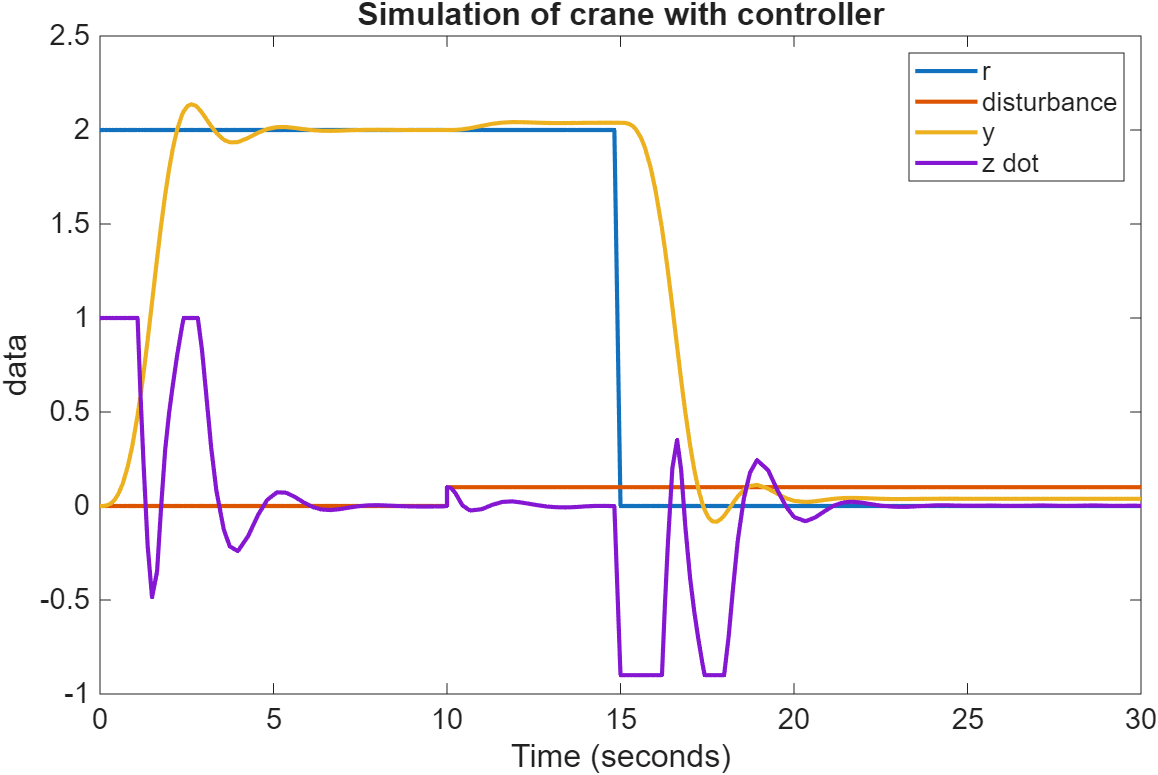
#> input picture src/figures/gantry/reference-scaling.png, 1158 x 775 px; its folder holds 2 pictures in this run
$ python digitize-gantry-pulse.py
#> lines starting #> are read from the running program, lines starting #| are printed output that depends on the picture; after the words box and inside, x2 and y2 are one past the last pixel; in counts of white or black regions, pixels touching at a corner belong together
"""
scripts/digitize-gantry-pulse.py
Gantry Pulse Figures

Author: Edward Silva
Creation Date: 09 November, 2026
Last Update: 10 November, 2026

Rebuilds the two pulse-response plots from the Part 2 gantry crane report as SVG files, so the
dark-theme copies can be written like every other plot under src/figures. The report left these
two as PNG screenshots of a MATLAB figure, and the Simulink models behind them cannot run here, so
this script reads each curve back out of the PNG by its MATLAB line color and redraws it. The axes
limits are the ones MATLAB printed on the frame: 0 to 30 s and -1 to 2.5. Each curve is read once
per pixel column, so the data is only as fine as the source image. The script runs only with the
original report images (reference-scaling.png and augmented.png), which are not in this repo, and
the committed SVGs are its output.

File Structure:
- C_SERIES: the four MATLAB default colors and the legend label each one carries
- find_frame: the pixel box of the axes
- digitize: one series, as time and value pairs
- hold_across_gaps: keeps a hidden flat line flat
- write_svg: the plot in the same style as the report's other SVG exports
- main: reads the two PNGs and writes the two SVGs

Where this file is used within the repository:
- Writes src/figures/gantry/reference-scaling.svg and src/figures/gantry/augmented.svg
- npm run figures then writes the dark copies of both

Usage:
$ `python3 -I scripts/digitize-gantry-pulse.py` : Rewrites the two SVGs from the PNGs in the same folder

Copyright (c) 2026 Edward Silva. All rights reserved.
"""

from pathlib import Path

import numpy as np
from PIL import Image

C_ROOT = Path(__file__).resolve().parent.parent
C_FIGURE_DIR = C_ROOT / "src" / "figures" / "gantry"
C_X_RANGE = (0.0, 30.0)
C_Y_RANGE = (-1.0, 2.5)
C_X_TICKS = [0, 5, 10, 15, 20, 25, 30]
C_Y_TICKS = [-1, -0.5, 0, 0.5, 1, 1.5, 2, 2.5]
# The line colors as the report's PNG has them, in the order its legend lists them. Three are
# MATLAB's defaults and the fourth is the purple the export wrote.
C_SERIES = [
    ("r", (0, 114, 189)),
    ("disturbance", (217, 83, 25)),
    ("y", (237, 177, 32)),
    ("z dot", (133, 22, 209)),
]
C_COLOR_TOLERANCE = 60
# The legend box inside the axes, in source pixels, so its color swatches are not read as data.
C_LEGEND_BOX = (905, 1127, 50, 184)
C_WIDTH = 1158
C_HEIGHT = 775


def find_frame(image):
    """
    @brief Finds the axes box, the gray rectangle MATLAB draws around the plot
    @param image RGB pixels as an integer array
    @return left, right, top, bottom pixel edges of the box
    @details The frame is the only long gray line in each direction, so the two columns and two
    rows with the most gray pixels are its edges.
    """
    gray = (
        (np.abs(image[:, :, 0] - image[:, :, 1]) < 12)
        & (np.abs(image[:, :, 1] - image[:, :, 2]) < 12)
        & (image.sum(axis=2) < 450)
    )
    columns = np.argsort(gray.sum(axis=0))[-4:]
    rows = np.argsort(gray.sum(axis=1))[-4:]

    return (
        float(columns.min()) + 0.5,
        float(columns.max()) - 0.5,
        float(rows.min()) + 0.5,
        float(rows.max()) - 0.5,
    )


def digitize(image, color, frame):
    """
    @brief Reads one curve out of the image by color
    @param image RGB pixels as an integer array
    @param color The line's RGB color
    @param frame The axes box from find_frame
    @return Time and value pairs, one per pixel column where the color appears
    @details A column may hold the line more than once where it rises steeply, so the pixel
    rows are split into runs and each run becomes its own point, in the order the line travels.
    """
    left, right, top, bottom = frame
    distance = np.abs(image - np.array(color)).sum(axis=2)
    hit = distance < C_COLOR_TOLERANCE
    box_left, box_right, box_top, box_bottom = C_LEGEND_BOX
    hit[box_top:box_bottom, box_left:box_right] = False
    points = []
    previous = None

    for column in range(int(left) + 1, int(right)):
        rows = np.flatnonzero(hit[int(top) + 1 : int(bottom), column]) + int(top) + 1

        if rows.size == 0:
            continue

        runs = np.split(rows, np.flatnonzero(np.diff(rows) > 2) + 1)
        centers = [float(run.mean()) for run in runs]

        if previous is not None and len(centers) > 1:
            centers.sort(key=lambda center: abs(center - previous))
            ordered = [centers[0]] + sorted(centers[1:], key=lambda c: -abs(c - centers[0]))
            centers = ordered

        for center in centers:
            time = C_X_RANGE[0] + (column - left) / (right - left) * (C_X_RANGE[1] - C_X_RANGE[0])
            value = C_Y_RANGE[1] - (center - top) / (bottom - top) * (C_Y_RANGE[1] - C_Y_RANGE[0])
            points.append((time, value))

        previous = centers[-1]

    return hold_across_gaps(points)


def hold_across_gaps(points):
    """
    @brief Holds the last value across a gap where another line hid this one
    @param points Time and value pairs in column order
    @return The same points, with a hold point before each jump across a gap longer than 0.5 s
    @details The lines are drawn on top of each other in the report, so a flat line vanishes under
    a busier one for a stretch. Without the hold, the path would slope across the gap instead of
    staying flat and then stepping, which is what the hidden line does.
    """
    held = []

    for time, value in points:
        if held and time - held[-1][0] > 0.5:
            held.append((time, held[-1][1]))

        held.append((time, value))

    return held


def write_svg(path, series, title):
    """
    @brief Writes the plot as an SVG in the style of the report's MATLAB exports
    @param path Destination file
    @param series Legend label and digitized points for each curve
    @param title The plot title, as the report printed it
    @return Nothing
    @details Colors are plain hex attributes, so scripts/theme-figures.js can recolor them.
    """
    left, right, top, bottom = 100, 1140, 36, 694
    width = C_WIDTH
    height = C_HEIGHT

    def x_at(time):
        return left + (time - C_X_RANGE[0]) / (C_X_RANGE[1] - C_X_RANGE[0]) * (right - left)

    def y_at(value):
        return bottom - (value - C_Y_RANGE[0]) / (C_Y_RANGE[1] - C_Y_RANGE[0]) * (bottom - top)

    lines = [
        '<?xml version="1.0" encoding="UTF-8" standalone="no"?>',
        f'<svg width="{width}" height="{height}" viewBox="0 0 {width} {height}" '
        'xmlns="http://www.w3.org/2000/svg" version="1.1">',
        f"<title>{title}</title>",
        "<desc>Redrawn from the Part 2 report figure by scripts/digitize-gantry-pulse.py</desc>",
        f'<rect x="0" y="0" width="{width}" height="{height}" fill="#ffffff"/>',
        f'<rect x="{left}" y="{top}" width="{right - left}" height="{bottom - top}" '
        'fill="#ffffff" stroke="#262626" stroke-width="1"/>',
    ]

    for tick in C_X_TICKS:
        x = x_at(tick)
        lines.append(f'<line x1="{x:.1f}" y1="{bottom}" x2="{x:.1f}" y2="{bottom - 8}" stroke="#262626" stroke-width="1"/>')
        lines.append(f'<text x="{x:.1f}" y="{bottom + 30}" font-family="Helvetica, Arial, sans-serif" font-size="22" text-anchor="middle" fill="#262626">{tick:g}</text>')

    for tick in C_Y_TICKS:
        y = y_at(tick)
        lines.append(f'<line x1="{left}" y1="{y:.1f}" x2="{left + 8}" y2="{y:.1f}" stroke="#262626" stroke-width="1"/>')
        lines.append(f'<text x="{left - 12}" y="{y + 8:.1f}" font-family="Helvetica, Arial, sans-serif" font-size="22" text-anchor="end" fill="#262626">{tick:g}</text>')

    lines.append(f'<text x="{(left + right) / 2:.1f}" y="{height - 12}" font-family="Helvetica, Arial, sans-serif" font-size="24" text-anchor="middle" fill="#262626">Time (s)</text>')
    lines.append(f'<text x="24" y="{(top + bottom) / 2:.1f}" font-family="Helvetica, Arial, sans-serif" font-size="24" text-anchor="middle" fill="#262626" transform="rotate(-90 24 {(top + bottom) / 2:.1f})">Position (m), velocity (m/s)</text>')
    lines.append(f'<text x="{(left + right) / 2:.1f}" y="22" font-family="Helvetica, Arial, sans-serif" font-size="24" font-weight="bold" text-anchor="middle" fill="#262626">{title}</text>')

    for (label, color), points in zip(C_SERIES, series):
        hexcolor = "#%02x%02x%02x" % color
        d = " ".join(f"{'M' if index == 0 else 'L'}{x_at(t):.1f},{y_at(v):.1f}" for index, (t, v) in enumerate(points))
        lines.append(f'<path d="{d}" fill="none" stroke="{hexcolor}" stroke-width="2.5" stroke-linejoin="round" stroke-linecap="round"/>')

    legend_x, legend_y = right - 232, top + 14
    lines.append(f'<rect x="{legend_x}" y="{legend_y}" width="216" height="{len(C_SERIES) * 30 + 12}" fill="#ffffff" stroke="#262626" stroke-width="1"/>')

    for index, (label, color) in enumerate(C_SERIES):
        y = legend_y + 22 + index * 30
        hexcolor = "#%02x%02x%02x" % color
        lines.append(f'<line x1="{legend_x + 12}" y1="{y - 6}" x2="{legend_x + 62}" y2="{y - 6}" stroke="{hexcolor}" stroke-width="2.5"/>')
        lines.append(f'<text x="{legend_x + 74}" y="{y}" font-family="Helvetica, Arial, sans-serif" font-size="22" fill="#262626">{label}</text>')

    lines.append("</svg>")
    path.write_text("\n".join(lines) + "\n", encoding="utf-8")


def main():
    """
    @brief Reads the two report PNGs and writes the two SVGs beside them
    @return Nothing
    """
    for name in ("reference-scaling", "augmented"):
        image = np.array(Image.open(C_FIGURE_DIR / f"{name}.png").convert("RGB")).astype(int)
        frame = find_frame(image)
#> in find_frame, `gray = ( (np.abs(image[:, :, 0] - image[:, :, 1]) < 12) & (np.abs(imag..`:
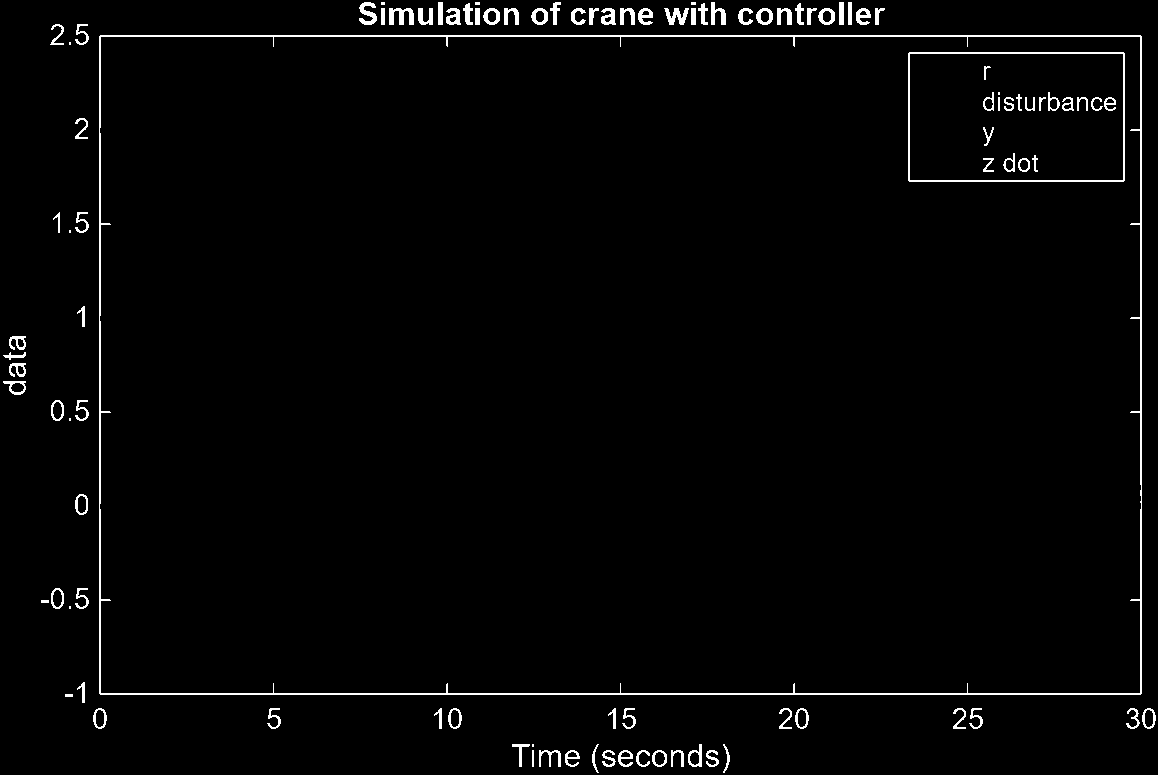
#> gray: shape (775, 1158) bool; 2% white in thin lines or dots
#> in find_frame, `columns = np.argsort(gray.sum(axis=0))[-4:]`: columns = [1140, 100, 1141, 99]
#> in find_frame, `rows = np.argsort(gray.sum(axis=1))[-4:]`: rows = [693, 35, 36, 694]
#> frame = (99.5, 1140.5, 35.5, 693.5)
        series = [digitize(image, color, frame) for _, color in C_SERIES]
#> in digitize, `left, right, top, bottom = frame`: left = 99.5; right = 1140.5; top = 35.5; bottom = 693.5
#> the loop in digitize, `for column in range(int(left) + 1, int(right)):` made 1040 passes
#> after the loop in digitize, `for column in range(int(left) + 1, int(right)):`: points = 574 pairs, first value 0.0144 to 23.04, second value -0.00798 to 2.01
#> the loop in hold_across_gaps, `for time, value in points:` made 574 passes
#> time on passes 1 to 3: 0.0144, 0.0432, 0.072
#> after the loop in hold_across_gaps, `for time, value in points:`: held = 576 pairs, first value 0.0144 to 23.04, second value -0.00798 to 2.01
#> the loop in digitize (call 2), `for column in range(int(left) + 1, int(right)):` made 1040 passes
#> (runs, previous) on passes 10 to 12: ([[506, 507]], 506.5), ([[506, 507]], 506.5), ([[506, 507]], 506.5)
#> the loop in hold_across_gaps (call 2), `for time, value in points:` made 889 passes
#> (time, value) on passes 1 to 3: (0.216, -0.00798), (0.245, -0.00798), (0.274, -0.00532)
#> call 3 of digitize, with color = (237, 177, 32), frame = (99.5, 1140.5, 35.5, 693.5)
#> in digitize (call 3), `distance = np.abs(image - np.array(color)).sum(axis=2)`:
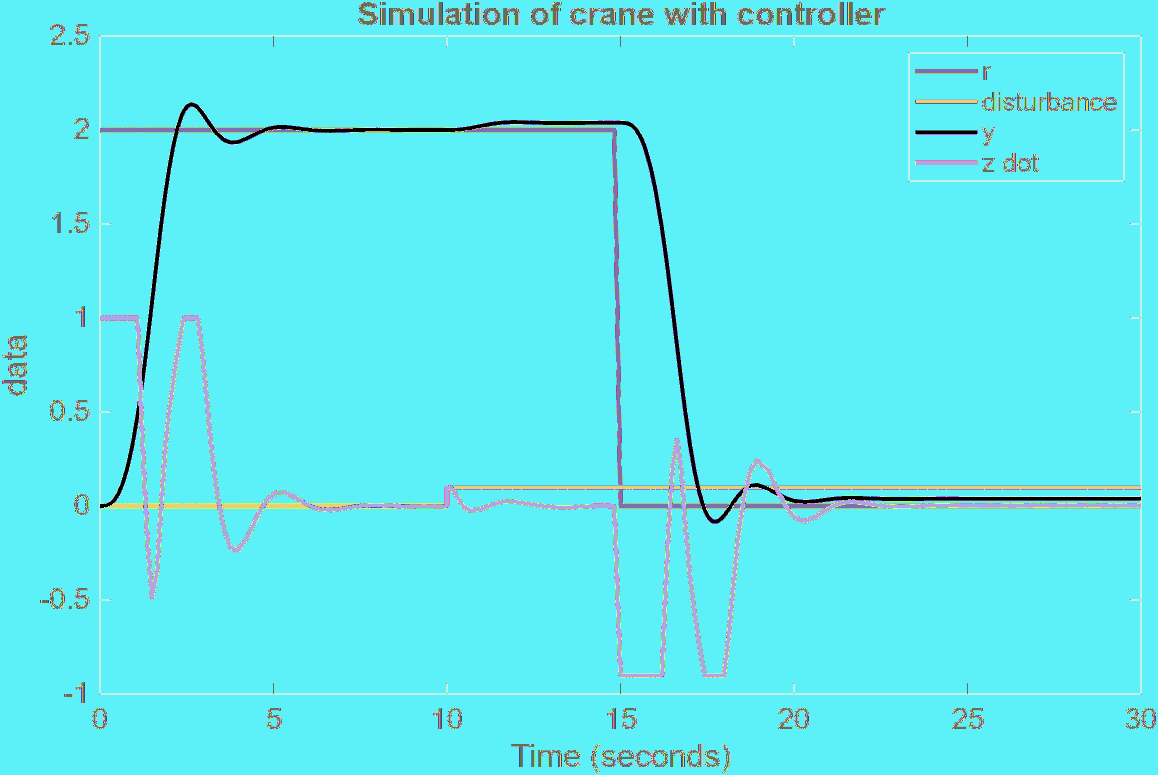
#> distance: shape (775, 1158) int64; 204 distinct labels, from 0 to 442; one colour per label, 0 black
#> the loop in digitize (call 3), `for column in range(int(left) + 1, int(right)):` made 1040 passes
#> previous on passes 26 to 28: 474, 470, 466.5
#> after the loop in digitize (call 3), `for column in range(int(left) + 1, int(right)):`: points = 1027 pairs, first value 0.0144 to 29.96, second value -0.0824 to 2.14
#> call 4 of digitize, with color = (133, 22, 209), frame = (99.5, 1140.5, 35.5, 693.5)
#> in digitize (call 4), `distance = np.abs(image - np.array(color)).sum(axis=2)`:
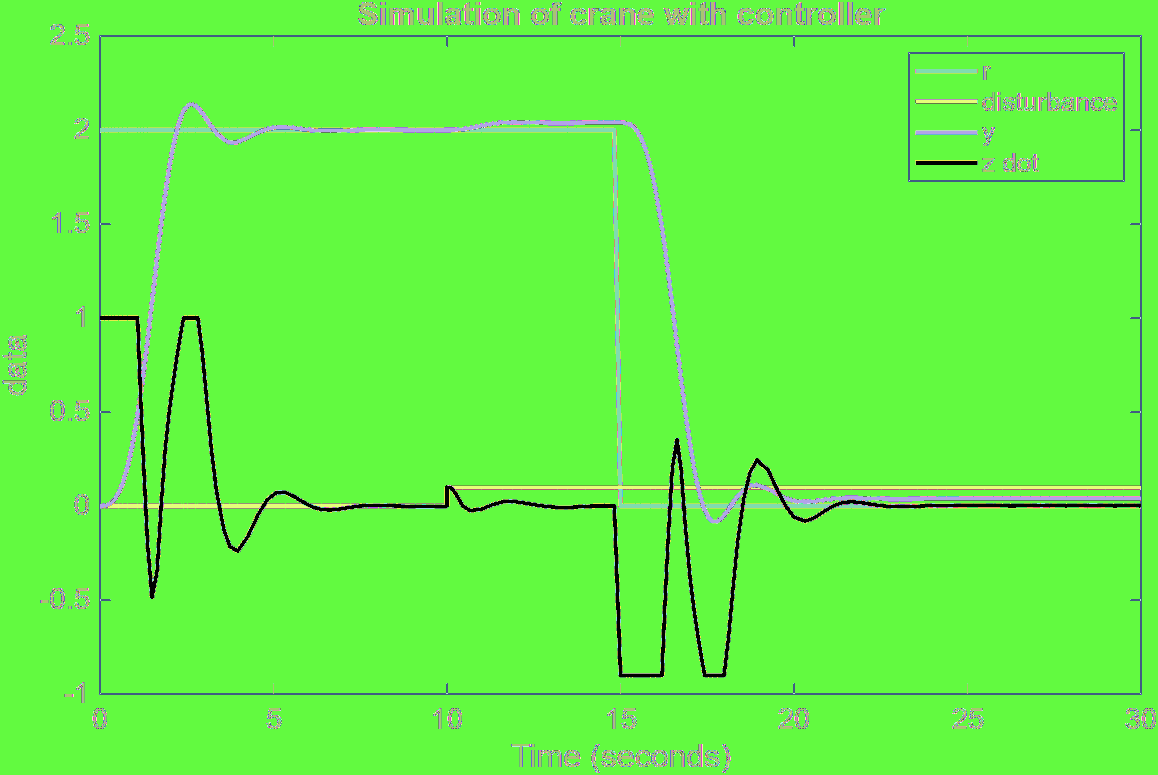
#> distance: shape (775, 1158) int64; 212 distinct labels, from 0 to 436; one colour per label, 0 black
#> in digitize (call 4), `hit = distance < C_COLOR_TOLERANCE`:
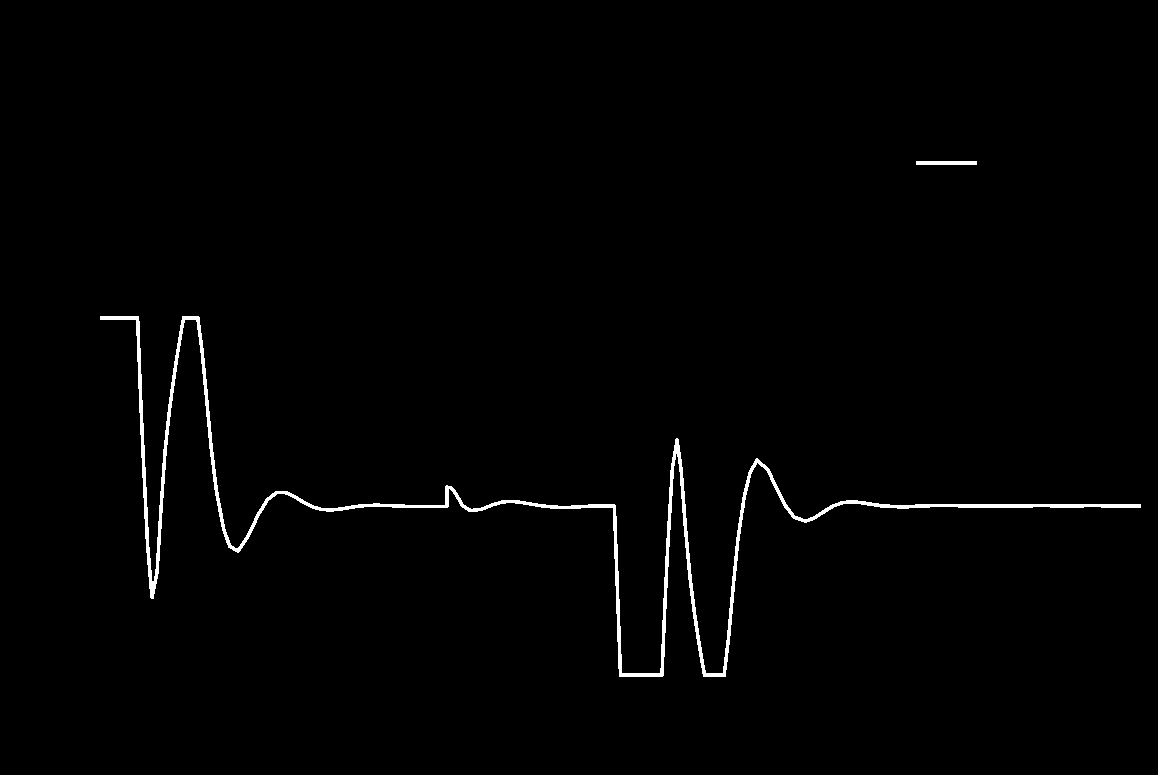
#> hit: shape (775, 1158) bool; 1.1% white; 2 white regions, box (x1, y1, x2, y2) and area: (100, 316, 1141, 677) 9435, (916, 161, 977, 165) 244
        write_svg(C_FIGURE_DIR / f"{name}.svg", series, "Simulation of crane with controller")
#> the loop in write_svg, `for (label, color), points in zip(C_SERIES, series):` made 4 passes
#> (label, color) on passes 1 to 4: ('r', (0, 114, 189)), ('disturbance', (217, 83, 25)), ('y', (237, 177, 32)), ('z dot', (133, 22, 209))
        print(f"[SUCCESS] {name}.svg: " + ", ".join(f"{label} {len(points)} points" for (label, _), points in zip(C_SERIES, series)))
#| [SUCCESS] reference-scaling.svg: r 576 points, disturbance 891 points, y 1027 points, z dot 1040 points


if __name__ == "__main__":
    main()
